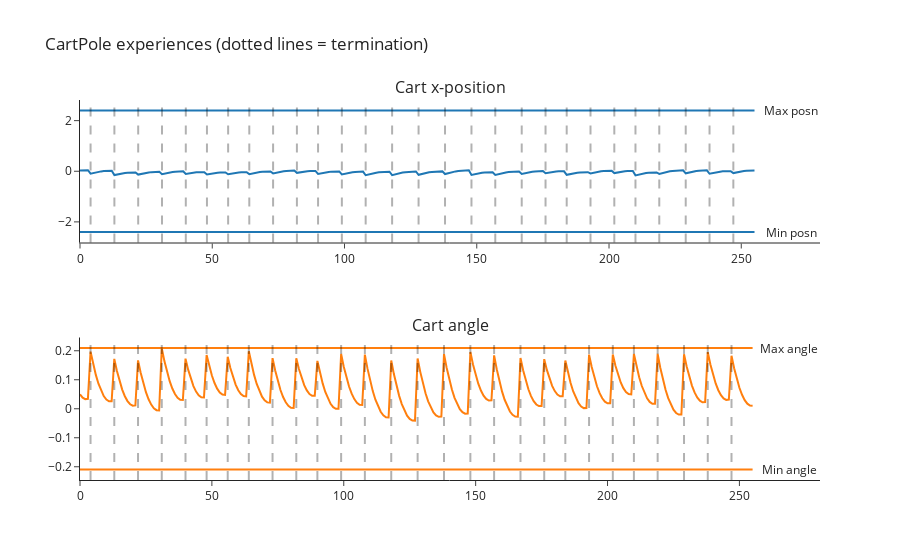
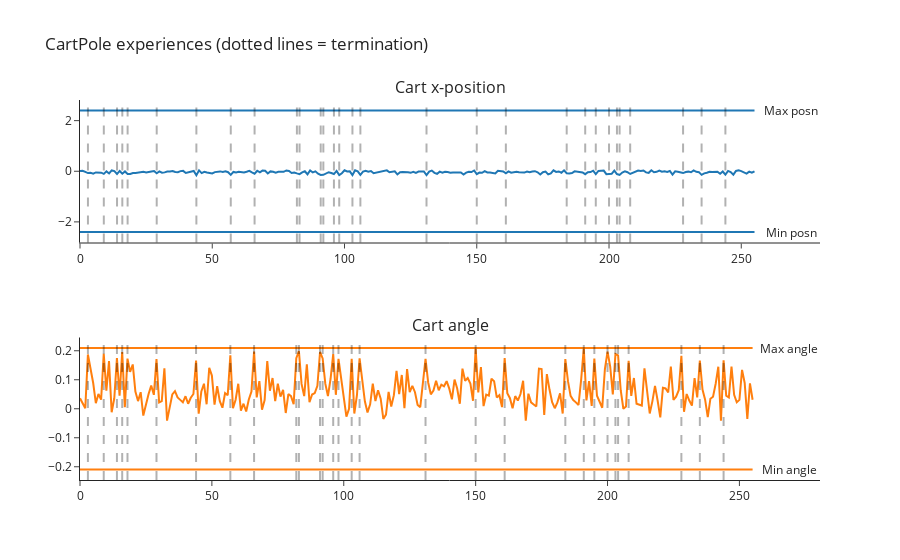

Notebook source saved alongside these figures, in order:
### Code cell
rb = ReplayBuffer(buffer_size=256, num_environments=1, seed=0)
envs = gym.vector.SyncVectorEnv([make_env("CartPole-v1", 0, 0, False, "test")])
obs = envs.reset()
for i in range(256):
    actions = np.array([0])
    (next_obs, rewards, dones, infos) = envs.step(actions)
    real_next_obs = next_obs.copy()
    for (i, done) in enumerate(dones):
        if done:
            real_next_obs[i] = infos[i]["terminal_observation"]
    rb.add(obs, actions, rewards, dones, next_obs)
    obs = next_obs


plot_cartpole_obs_and_dones(rb.observations.flip(0), rb.dones.flip(0))

sample = rb.sample(256, t.device("cpu"))
plot_cartpole_obs_and_dones(sample.observations.flip(0), sample.dones.flip(0))

### Figure 1 — Plotly figure (JSON) as saved in the notebook; plotly's stock layout.template omitted (floating-point values rounded to 4 significant figures; data arrays with more than 128 entries replaced by an {"elided": "..."} marker saying what was removed)
{"data": [{"marker": {"color": "#1F77B4"}, "mode": "lines", "name": "posn", "type": "scatter", "xaxis": "x", "y": {"elided": "256 float values"}, "yaxis": "y"}, {"marker": {"color": "#1F77B4"}, "mode": "lines", "name": "posn_min", "type": "scatter", "xaxis": "x", "y": {"elided": "256 float values"}, "yaxis": "y"}, {"marker": {"color": "#1F77B4"}, "mode": "lines", "name": "posn_max", "type": "scatter", "xaxis": "x", "y": {"elided": "256 float values"}, "yaxis": "y"}, {"marker": {"color": "#FF7F0E"}, "mode": "lines", "name": "angle", "type": "scatter", "xaxis": "x2", "y": {"elided": "256 float values"}, "yaxis": "y2"}, {"marker": {"color": "#FF7F0E"}, "mode": "lines", "name": "angle_min", "type": "scatter", "xaxis": "x2", "y": {"elided": "256 float values"}, "yaxis": "y2"}, {"marker": {"color": "#FF7F0E"}, "mode": "lines", "name": "angle_max", "type": "scatter", "xaxis": "x2", "y": {"elided": "256 float values"}, "yaxis": "y2"}], "layout": {"annotations": [{"font": {"size": 16}, "showarrow": false, "text": "Cart x-position", "x": 0.5, "xanchor": "center", "xref": "paper", "y": 1, "yanchor": "bottom", "yref": "paper"}, {"font": {"size": 16}, "showarrow": false, "text": "Cart angle", "x": 0.5, "xanchor": "center", "xref": "paper", "y": 0.375, "yanchor": "bottom", "yref": "paper"}, {"showarrow": false, "text": "Min posn", "x": 268.8, "xref": "x", "y": -2.4, "yref": "y"}, {"showarrow": false, "text": "Min angle", "x": 268.8, "xref": "x2", "y": -0.2095, "yref": "y2"}, {"showarrow": false, "text": "Max posn", "x": 268.8, "xref": "x", "y": 2.4, "yref": "y"}, {"showarrow": false, "text": "Max angle", "x": 268.8, "xref": "x2", "y": 0.2095, "yref": "y2"}], "shapes": [{"line": {"color": "black", "dash": "dash", "width": 2}, "type": "line", "x0": 4, "x1": 4, "xref": "x", "y0": 0, "y1": 1, "yref": "y domain"}, {"line": {"color": "black", "dash": "dash", "width": 2}, "type": "line", "x0": 13, "x1": 13, "xref": "x", "y0": 0, "y1": 1, "yref": "y domain"}, {"line": {"color": "black", "dash": "dash", "width": 2}, "type": "line", "x0": 22, "x1": 22, "xref": "x", "y0": 0, "y1": 1, "yref": "y domain"}, {"line": {"color": "black", "dash": "dash", "width": 2}, "type": "line", "x0": 31, "x1": 31, "xref": "x", "y0": 0, "y1": 1, "yref": "y domain"}, {"line": {"color": "black", "dash": "dash", "width": 2}, "type": "line", "x0": 40, "x1": 40, "xref": "x", "y0": 0, "y1": 1, "yref": "y domain"}, {"line": {"color": "black", "dash": "dash", "width": 2}, "type": "line", "x0": 48, "x1": 48, "xref": "x", "y0": 0, "y1": 1, "yref": "y domain"}, {"line": {"color": "black", "dash": "dash", "width": 2}, "type": "line", "x0": 56, "x1": 56, "xref": "x", "y0": 0, "y1": 1, "yref": "y domain"}, {"line": {"color": "black", "dash": "dash", "width": 2}, "type": "line", "x0": 64, "x1": 64, "xref": "x", "y0": 0, "y1": 1, "yref": "y domain"}, {"line": {"color": "black", "dash": "dash", "width": 2}, "type": "line", "x0": 73, "x1": 73, "xref": "x", "y0": 0, "y1": 1, "yref": "y domain"}, {"line": {"color": "black", "dash": "dash", "width": 2}, "type": "line", "x0": 82, "x1": 82, "xref": "x", "y0": 0, "y1": 1, "yref": "y domain"}, {"line": {"color": "black", "dash": "dash", "width": 2}, "type": "line", "x0": 90, "x1": 90, "xref": "x", "y0": 0, "y1": 1, "yref": "y domain"}, {"line": {"color": "black", "dash": "dash", "width": 2}, "type": "line", "x0": 99, "x1": 99, "xref": "x", "y0": 0, "y1": 1, "yref": "y domain"}, {"line": {"color": "black", "dash": "dash", "width": 2}, "type": "line", "x0": 108, "x1": 108, "xref": "x", "y0": 0, "y1": 1, "yref": "y domain"}, {"line": {"color": "black", "dash": "dash", "width": 2}, "type": "line", "x0": 118, "x1": 118, "xref": "x", "y0": 0, "y1": 1, "yref": "y domain"}, {"line": {"color": "black", "dash": "dash", "width": 2}, "type": "line", "x0": 128, "x1": 128, "xref": "x", "y0": 0, "y1": 1, "yref": "y domain"}, {"line": {"color": "black", "dash": "dash", "width": 2}, "type": "line", "x0": 138, "x1": 138, "xref": "x", "y0": 0, "y1": 1, "yref": "y domain"}, {"line": {"color": "black", "dash": "dash", "width": 2}, "type": "line", "x0": 148, "x1": 148, "xref": "x", "y0": 0, "y1": 1, "yref": "y domain"}, {"line": {"color": "black", "dash": "dash", "width": 2}, "type": "line", "x0": 157, "x1": 157, "xref": "x", "y0": 0, "y1": 1, "yref": "y domain"}, {"line": {"color": "black", "dash": "dash", "width": 2}, "type": "line", "x0": 167, "x1": 167, "xref": "x", "y0": 0, "y1": 1, "yref": "y domain"}, {"line": {"color": "black", "dash": "dash", "width": 2}, "type": "line", "x0": 176, "x1": 176, "xref": "x", "y0": 0, "y1": 1, "yref": "y domain"}, {"line": {"color": "black", "dash": "dash", "width": 2}, "type": "line", "x0": 184, "x1": 184, "xref": "x", "y0": 0, "y1": 1, "yref": "y domain"}, {"line": {"color": "black", "dash": "dash", "width": 2}, "type": "line", "x0": 193, "x1": 193, "xref": "x", "y0": 0, "y1": 1, "yref": "y domain"}, {"line": {"color": "black", "dash": "dash", "width": 2}, "type": "line", "x0": 202, "x1": 202, "xref": "x", "y0": 0, "y1": 1, "yref": "y domain"}, {"line": {"color": "black", "dash": "dash", "width": 2}, "type": "line", "x0": 210, "x1": 210, "xref": "x", "y0": 0, "y1": 1, "yref": "y domain"}, {"line": {"color": "black", "dash": "dash", "width": 2}, "type": "line", "x0": 219, "x1": 219, "xref": "x", "y0": 0, "y1": 1, "yref": "y domain"}, {"line": {"color": "black", "dash": "dash", "width": 2}, "type": "line", "x0": 229, "x1": 229, "xref": "x", "y0": 0, "y1": 1, "yref": "y domain"}, {"line": {"color": "black", "dash": "dash", "width": 2}, "type": "line", "x0": 238, "x1": 238, "xref": "x", "y0": 0, "y1": 1, "yref": "y domain"}, {"line": {"color": "black", "dash": "dash", "width": 2}, "type": "line", "x0": 247, "x1": 247, "xref": "x", "y0": 0, "y1": 1, "yref": "y domain"}, {"line": {"color": "black", "dash": "dash", "width": 2}, "type": "line", "x0": 4, "x1": 4, "xref": "x2", "y0": 0, "y1": 1, "yref": "y2 domain"}, {"line": {"color": "black", "dash": "dash", "width": 2}, "type": "line", "x0": 13, "x1": 13, "xref": "x2", "y0": 0, "y1": 1, "yref": "y2 domain"}, {"line": {"color": "black", "dash": "dash", "width": 2}, "type": "line", "x0": 22, "x1": 22, "xref": "x2", "y0": 0, "y1": 1, "yref": "y2 domain"}, {"line": {"color": "black", "dash": "dash", "width": 2}, "type": "line", "x0": 31, "x1": 31, "xref": "x2", "y0": 0, "y1": 1, "yref": "y2 domain"}, {"line": {"color": "black", "dash": "dash", "width": 2}, "type": "line", "x0": 40, "x1": 40, "xref": "x2", "y0": 0, "y1": 1, "yref": "y2 domain"}, {"line": {"color": "black", "dash": "dash", "width": 2}, "type": "line", "x0": 48, "x1": 48, "xref": "x2", "y0": 0, "y1": 1, "yref": "y2 domain"}, {"line": {"color": "black", "dash": "dash", "width": 2}, "type": "line", "x0": 56, "x1": 56, "xref": "x2", "y0": 0, "y1": 1, "yref": "y2 domain"}, {"line": {"color": "black", "dash": "dash", "width": 2}, "type": "line", "x0": 64, "x1": 64, "xref": "x2", "y0": 0, "y1": 1, "yref": "y2 domain"}, {"line": {"color": "black", "dash": "dash", "width": 2}, "type": "line", "x0": 73, "x1": 73, "xref": "x2", "y0": 0, "y1": 1, "yref": "y2 domain"}, {"line": {"color": "black", "dash": "dash", "width": 2}, "type": "line", "x0": 82, "x1": 82, "xref": "x2", "y0": 0, "y1": 1, "yref": "y2 domain"}, {"line": {"color": "black", "dash": "dash", "width": 2}, "type": "line", "x0": 90, "x1": 90, "xref": "x2", "y0": 0, "y1": 1, "yref": "y2 domain"}, {"line": {"color": "black", "dash": "dash", "width": 2}, "type": "line", "x0": 99, "x1": 99, "xref": "x2", "y0": 0, "y1": 1, "yref": "y2 domain"}, {"line": {"color": "black", "dash": "dash", "width": 2}, "type": "line", "x0": 108, "x1": 108, "xref": "x2", "y0": 0, "y1": 1, "yref": "y2 domain"}, {"line": {"color": "black", "dash": "dash", "width": 2}, "type": "line", "x0": 118, "x1": 118, "xref": "x2", "y0": 0, "y1": 1, "yref": "y2 domain"}, {"line": {"color": "black", "dash": "dash", "width": 2}, "type": "line", "x0": 128, "x1": 128, "xref": "x2", "y0": 0, "y1": 1, "yref": "y2 domain"}, {"line": {"color": "black", "dash": "dash", "width": 2}, "type": "line", "x0": 138, "x1": 138, "xref": "x2", "y0": 0, "y1": 1, "yref": "y2 domain"}, {"line": {"color": "black", "dash": "dash", "width": 2}, "type": "line", "x0": 148, "x1": 148, "xref": "x2", "y0": 0, "y1": 1, "yref": "y2 domain"}, {"line": {"color": "black", "dash": "dash", "width": 2}, "type": "line", "x0": 157, "x1": 157, "xref": "x2", "y0": 0, "y1": 1, "yref": "y2 domain"}, {"line": {"color": "black", "dash": "dash", "width": 2}, "type": "line", "x0": 167, "x1": 167, "xref": "x2", "y0": 0, "y1": 1, "yref": "y2 domain"}, {"line": {"color": "black", "dash": "dash", "width": 2}, "type": "line", "x0": 176, "x1": 176, "xref": "x2", "y0": 0, "y1": 1, "yref": "y2 domain"}, {"line": {"color": "black", "dash": "dash", "width": 2}, "type": "line", "x0": 184, "x1": 184, "xref": "x2", "y0": 0, "y1": 1, "yref": "y2 domain"}, {"line": {"color": "black", "dash": "dash", "width": 2}, "type": "line", "x0": 193, "x1": 193, "xref": "x2", "y0": 0, "y1": 1, "yref": "y2 domain"}, {"line": {"color": "black", "dash": "dash", "width": 2}, "type": "line", "x0": 202, "x1": 202, "xref": "x2", "y0": 0, "y1": 1, "yref": "y2 domain"}, {"line": {"color": "black", "dash": "dash", "width": 2}, "type": "line", "x0": 210, "x1": 210, "xref": "x2", "y0": 0, "y1": 1, "yref": "y2 domain"}, {"line": {"color": "black", "dash": "dash", "width": 2}, "type": "line", "x0": 219, "x1": 219, "xref": "x2", "y0": 0, "y1": 1, "yref": "y2 domain"}, {"line": {"color": "black", "dash": "dash", "width": 2}, "type": "line", "x0": 229, "x1": 229, "xref": "x2", "y0": 0, "y1": 1, "yref": "y2 domain"}, {"line": {"color": "black", "dash": "dash", "width": 2}, "type": "line", "x0": 238, "x1": 238, "xref": "x2", "y0": 0, "y1": 1, "yref": "y2 domain"}, {"line": {"color": "black", "dash": "dash", "width": 2}, "type": "line", "x0": 247, "x1": 247, "xref": "x2", "y0": 0, "y1": 1, "yref": "y2 domain"}], "showlegend": false, "title": {"text": "CartPole experiences (dotted lines = termination)"}, "xaxis": {"anchor": "y", "domain": [0, 1]}, "xaxis2": {"anchor": "y2", "domain": [0, 1]}, "yaxis": {"anchor": "x", "domain": [0.625, 1]}, "yaxis2": {"anchor": "x2", "domain": [0, 0.375]}}}

### Figure 2 — Plotly figure (JSON) as saved in the notebook; plotly's stock layout.template omitted (floating-point values rounded to 4 significant figures; data arrays with more than 128 entries replaced by an {"elided": "..."} marker saying what was removed)
{"data": [{"marker": {"color": "#1F77B4"}, "mode": "lines", "name": "posn", "type": "scatter", "xaxis": "x", "y": {"elided": "256 float values"}, "yaxis": "y"}, {"marker": {"color": "#1F77B4"}, "mode": "lines", "name": "posn_min", "type": "scatter", "xaxis": "x", "y": {"elided": "256 float values"}, "yaxis": "y"}, {"marker": {"color": "#1F77B4"}, "mode": "lines", "name": "posn_max", "type": "scatter", "xaxis": "x", "y": {"elided": "256 float values"}, "yaxis": "y"}, {"marker": {"color": "#FF7F0E"}, "mode": "lines", "name": "angle", "type": "scatter", "xaxis": "x2", "y": {"elided": "256 float values"}, "yaxis": "y2"}, {"marker": {"color": "#FF7F0E"}, "mode": "lines", "name": "angle_min", "type": "scatter", "xaxis": "x2", "y": {"elided": "256 float values"}, "yaxis": "y2"}, {"marker": {"color": "#FF7F0E"}, "mode": "lines", "name": "angle_max", "type": "scatter", "xaxis": "x2", "y": {"elided": "256 float values"}, "yaxis": "y2"}], "layout": {"annotations": [{"font": {"size": 16}, "showarrow": false, "text": "Cart x-position", "x": 0.5, "xanchor": "center", "xref": "paper", "y": 1, "yanchor": "bottom", "yref": "paper"}, {"font": {"size": 16}, "showarrow": false, "text": "Cart angle", "x": 0.5, "xanchor": "center", "xref": "paper", "y": 0.375, "yanchor": "bottom", "yref": "paper"}, {"showarrow": false, "text": "Min posn", "x": 268.8, "xref": "x", "y": -2.4, "yref": "y"}, {"showarrow": false, "text": "Min angle", "x": 268.8, "xref": "x2", "y": -0.2095, "yref": "y2"}, {"showarrow": false, "text": "Max posn", "x": 268.8, "xref": "x", "y": 2.4, "yref": "y"}, {"showarrow": false, "text": "Max angle", "x": 268.8, "xref": "x2", "y": 0.2095, "yref": "y2"}], "shapes": [{"line": {"color": "black", "dash": "dash", "width": 2}, "type": "line", "x0": 3, "x1": 3, "xref": "x", "y0": 0, "y1": 1, "yref": "y domain"}, {"line": {"color": "black", "dash": "dash", "width": 2}, "type": "line", "x0": 9, "x1": 9, "xref": "x", "y0": 0, "y1": 1, "yref": "y domain"}, {"line": {"color": "black", "dash": "dash", "width": 2}, "type": "line", "x0": 14, "x1": 14, "xref": "x", "y0": 0, "y1": 1, "yref": "y domain"}, {"line": {"color": "black", "dash": "dash", "width": 2}, "type": "line", "x0": 16, "x1": 16, "xref": "x", "y0": 0, "y1": 1, "yref": "y domain"}, {"line": {"color": "black", "dash": "dash", "width": 2}, "type": "line", "x0": 18, "x1": 18, "xref": "x", "y0": 0, "y1": 1, "yref": "y domain"}, {"line": {"color": "black", "dash": "dash", "width": 2}, "type": "line", "x0": 29, "x1": 29, "xref": "x", "y0": 0, "y1": 1, "yref": "y domain"}, {"line": {"color": "black", "dash": "dash", "width": 2}, "type": "line", "x0": 44, "x1": 44, "xref": "x", "y0": 0, "y1": 1, "yref": "y domain"}, {"line": {"color": "black", "dash": "dash", "width": 2}, "type": "line", "x0": 57, "x1": 57, "xref": "x", "y0": 0, "y1": 1, "yref": "y domain"}, {"line": {"color": "black", "dash": "dash", "width": 2}, "type": "line", "x0": 66, "x1": 66, "xref": "x", "y0": 0, "y1": 1, "yref": "y domain"}, {"line": {"color": "black", "dash": "dash", "width": 2}, "type": "line", "x0": 82, "x1": 82, "xref": "x", "y0": 0, "y1": 1, "yref": "y domain"}, {"line": {"color": "black", "dash": "dash", "width": 2}, "type": "line", "x0": 83, "x1": 83, "xref": "x", "y0": 0, "y1": 1, "yref": "y domain"}, {"line": {"color": "black", "dash": "dash", "width": 2}, "type": "line", "x0": 91, "x1": 91, "xref": "x", "y0": 0, "y1": 1, "yref": "y domain"}, {"line": {"color": "black", "dash": "dash", "width": 2}, "type": "line", "x0": 92, "x1": 92, "xref": "x", "y0": 0, "y1": 1, "yref": "y domain"}, {"line": {"color": "black", "dash": "dash", "width": 2}, "type": "line", "x0": 96, "x1": 96, "xref": "x", "y0": 0, "y1": 1, "yref": "y domain"}, {"line": {"color": "black", "dash": "dash", "width": 2}, "type": "line", "x0": 98, "x1": 98, "xref": "x", "y0": 0, "y1": 1, "yref": "y domain"}, {"line": {"color": "black", "dash": "dash", "width": 2}, "type": "line", "x0": 103, "x1": 103, "xref": "x", "y0": 0, "y1": 1, "yref": "y domain"}, {"line": {"color": "black", "dash": "dash", "width": 2}, "type": "line", "x0": 106, "x1": 106, "xref": "x", "y0": 0, "y1": 1, "yref": "y domain"}, {"line": {"color": "black", "dash": "dash", "width": 2}, "type": "line", "x0": 131, "x1": 131, "xref": "x", "y0": 0, "y1": 1, "yref": "y domain"}, {"line": {"color": "black", "dash": "dash", "width": 2}, "type": "line", "x0": 150, "x1": 150, "xref": "x", "y0": 0, "y1": 1, "yref": "y domain"}, {"line": {"color": "black", "dash": "dash", "width": 2}, "type": "line", "x0": 161, "x1": 161, "xref": "x", "y0": 0, "y1": 1, "yref": "y domain"}, {"line": {"color": "black", "dash": "dash", "width": 2}, "type": "line", "x0": 184, "x1": 184, "xref": "x", "y0": 0, "y1": 1, "yref": "y domain"}, {"line": {"color": "black", "dash": "dash", "width": 2}, "type": "line", "x0": 191, "x1": 191, "xref": "x", "y0": 0, "y1": 1, "yref": "y domain"}, {"line": {"color": "black", "dash": "dash", "width": 2}, "type": "line", "x0": 195, "x1": 195, "xref": "x", "y0": 0, "y1": 1, "yref": "y domain"}, {"line": {"color": "black", "dash": "dash", "width": 2}, "type": "line", "x0": 200, "x1": 200, "xref": "x", "y0": 0, "y1": 1, "yref": "y domain"}, {"line": {"color": "black", "dash": "dash", "width": 2}, "type": "line", "x0": 203, "x1": 203, "xref": "x", "y0": 0, "y1": 1, "yref": "y domain"}, {"line": {"color": "black", "dash": "dash", "width": 2}, "type": "line", "x0": 204, "x1": 204, "xref": "x", "y0": 0, "y1": 1, "yref": "y domain"}, {"line": {"color": "black", "dash": "dash", "width": 2}, "type": "line", "x0": 208, "x1": 208, "xref": "x", "y0": 0, "y1": 1, "yref": "y domain"}, {"line": {"color": "black", "dash": "dash", "width": 2}, "type": "line", "x0": 228, "x1": 228, "xref": "x", "y0": 0, "y1": 1, "yref": "y domain"}, {"line": {"color": "black", "dash": "dash", "width": 2}, "type": "line", "x0": 235, "x1": 235, "xref": "x", "y0": 0, "y1": 1, "yref": "y domain"}, {"line": {"color": "black", "dash": "dash", "width": 2}, "type": "line", "x0": 244, "x1": 244, "xref": "x", "y0": 0, "y1": 1, "yref": "y domain"}, {"line": {"color": "black", "dash": "dash", "width": 2}, "type": "line", "x0": 3, "x1": 3, "xref": "x2", "y0": 0, "y1": 1, "yref": "y2 domain"}, {"line": {"color": "black", "dash": "dash", "width": 2}, "type": "line", "x0": 9, "x1": 9, "xref": "x2", "y0": 0, "y1": 1, "yref": "y2 domain"}, {"line": {"color": "black", "dash": "dash", "width": 2}, "type": "line", "x0": 14, "x1": 14, "xref": "x2", "y0": 0, "y1": 1, "yref": "y2 domain"}, {"line": {"color": "black", "dash": "dash", "width": 2}, "type": "line", "x0": 16, "x1": 16, "xref": "x2", "y0": 0, "y1": 1, "yref": "y2 domain"}, {"line": {"color": "black", "dash": "dash", "width": 2}, "type": "line", "x0": 18, "x1": 18, "xref": "x2", "y0": 0, "y1": 1, "yref": "y2 domain"}, {"line": {"color": "black", "dash": "dash", "width": 2}, "type": "line", "x0": 29, "x1": 29, "xref": "x2", "y0": 0, "y1": 1, "yref": "y2 domain"}, {"line": {"color": "black", "dash": "dash", "width": 2}, "type": "line", "x0": 44, "x1": 44, "xref": "x2", "y0": 0, "y1": 1, "yref": "y2 domain"}, {"line": {"color": "black", "dash": "dash", "width": 2}, "type": "line", "x0": 57, "x1": 57, "xref": "x2", "y0": 0, "y1": 1, "yref": "y2 domain"}, {"line": {"color": "black", "dash": "dash", "width": 2}, "type": "line", "x0": 66, "x1": 66, "xref": "x2", "y0": 0, "y1": 1, "yref": "y2 domain"}, {"line": {"color": "black", "dash": "dash", "width": 2}, "type": "line", "x0": 82, "x1": 82, "xref": "x2", "y0": 0, "y1": 1, "yref": "y2 domain"}, {"line": {"color": "black", "dash": "dash", "width": 2}, "type": "line", "x0": 83, "x1": 83, "xref": "x2", "y0": 0, "y1": 1, "yref": "y2 domain"}, {"line": {"color": "black", "dash": "dash", "width": 2}, "type": "line", "x0": 91, "x1": 91, "xref": "x2", "y0": 0, "y1": 1, "yref": "y2 domain"}, {"line": {"color": "black", "dash": "dash", "width": 2}, "type": "line", "x0": 92, "x1": 92, "xref": "x2", "y0": 0, "y1": 1, "yref": "y2 domain"}, {"line": {"color": "black", "dash": "dash", "width": 2}, "type": "line", "x0": 96, "x1": 96, "xref": "x2", "y0": 0, "y1": 1, "yref": "y2 domain"}, {"line": {"color": "black", "dash": "dash", "width": 2}, "type": "line", "x0": 98, "x1": 98, "xref": "x2", "y0": 0, "y1": 1, "yref": "y2 domain"}, {"line": {"color": "black", "dash": "dash", "width": 2}, "type": "line", "x0": 103, "x1": 103, "xref": "x2", "y0": 0, "y1": 1, "yref": "y2 domain"}, {"line": {"color": "black", "dash": "dash", "width": 2}, "type": "line", "x0": 106, "x1": 106, "xref": "x2", "y0": 0, "y1": 1, "yref": "y2 domain"}, {"line": {"color": "black", "dash": "dash", "width": 2}, "type": "line", "x0": 131, "x1": 131, "xref": "x2", "y0": 0, "y1": 1, "yref": "y2 domain"}, {"line": {"color": "black", "dash": "dash", "width": 2}, "type": "line", "x0": 150, "x1": 150, "xref": "x2", "y0": 0, "y1": 1, "yref": "y2 domain"}, {"line": {"color": "black", "dash": "dash", "width": 2}, "type": "line", "x0": 161, "x1": 161, "xref": "x2", "y0": 0, "y1": 1, "yref": "y2 domain"}, {"line": {"color": "black", "dash": "dash", "width": 2}, "type": "line", "x0": 184, "x1": 184, "xref": "x2", "y0": 0, "y1": 1, "yref": "y2 domain"}, {"line": {"color": "black", "dash": "dash", "width": 2}, "type": "line", "x0": 191, "x1": 191, "xref": "x2", "y0": 0, "y1": 1, "yref": "y2 domain"}, {"line": {"color": "black", "dash": "dash", "width": 2}, "type": "line", "x0": 195, "x1": 195, "xref": "x2", "y0": 0, "y1": 1, "yref": "y2 domain"}, {"line": {"color": "black", "dash": "dash", "width": 2}, "type": "line", "x0": 200, "x1": 200, "xref": "x2", "y0": 0, "y1": 1, "yref": "y2 domain"}, {"line": {"color": "black", "dash": "dash", "width": 2}, "type": "line", "x0": 203, "x1": 203, "xref": "x2", "y0": 0, "y1": 1, "yref": "y2 domain"}, {"line": {"color": "black", "dash": "dash", "width": 2}, "type": "line", "x0": 204, "x1": 204, "xref": "x2", "y0": 0, "y1": 1, "yref": "y2 domain"}, {"line": {"color": "black", "dash": "dash", "width": 2}, "type": "line", "x0": 208, "x1": 208, "xref": "x2", "y0": 0, "y1": 1, "yref": "y2 domain"}, {"line": {"color": "black", "dash": "dash", "width": 2}, "type": "line", "x0": 228, "x1": 228, "xref": "x2", "y0": 0, "y1": 1, "yref": "y2 domain"}, {"line": {"color": "black", "dash": "dash", "width": 2}, "type": "line", "x0": 235, "x1": 235, "xref": "x2", "y0": 0, "y1": 1, "yref": "y2 domain"}, {"line": {"color": "black", "dash": "dash", "width": 2}, "type": "line", "x0": 244, "x1": 244, "xref": "x2", "y0": 0, "y1": 1, "yref": "y2 domain"}], "showlegend": false, "title": {"text": "CartPole experiences (dotted lines = termination)"}, "xaxis": {"anchor": "y", "domain": [0, 1]}, "xaxis2": {"anchor": "y2", "domain": [0, 1]}, "yaxis": {"anchor": "x", "domain": [0.625, 1]}, "yaxis2": {"anchor": "x2", "domain": [0, 0.375]}}}
